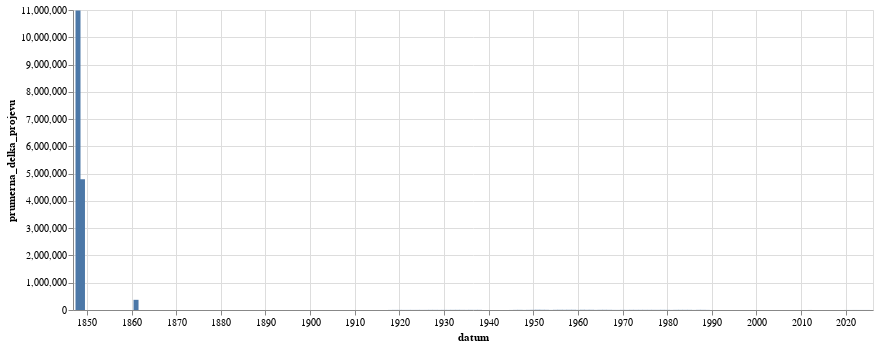

Notebook code cell kept with this figure:
### Code cell
alt.Chart(
    kontrola_delky.to_pandas(),
    width=800
).mark_bar().encode(
    alt.X('datum:T'),
    alt.Y('prumerna_delka_projevu:Q')
)

### Figure 1 — Vega-Lite specification as saved in the notebook (floating-point values rounded to 4 significant figures)
{"config": {"view": {"continuousWidth": 300, "continuousHeight": 300}}, "data": {"name": "data-4f8d343658c983cd82ad1cb68c81135f"}, "mark": {"type": "bar"}, "encoding": {"x": {"field": "datum", "type": "temporal"}, "y": {"field": "prumerna_delka_projevu", "type": "quantitative"}}, "width": 800, "$schema": "https://vega.github.io/schema/vega-lite/v5.8.0.json", "datasets": {"data-4f8d343658c983cd82ad1cb68c81135f": [{"datum": "1848-01-01T00:00:00", "delka_textu": 10977888, "id": 1, "prumerna_delka_projevu": 10980000.0}, {"datum": "1849-01-01T00:00:00", "delka_textu": 4798053, "id": 1, "prumerna_delka_projevu": 4798000.0}, {"datum": "1861-01-01T00:00:00", "delka_textu": 1866331, "id": 5, "prumerna_delka_projevu": 373300.0}, {"datum": "1918-01-01T00:00:00", "delka_textu": 1308443, "id": 614, "prumerna_delka_projevu": 2131.0}, {"datum": "1919-01-01T00:00:00", "delka_textu": 11771188, "id": 3547, "prumerna_delka_projevu": 3319.0}, {"datum": "1920-01-01T00:00:00", "delka_textu": 15926586, "id": 5453, "prumerna_delka_projevu": 2921.0}, {"datum": "1921-01-01T00:00:00", "delka_textu": 20437285, "id": 7757, "prumerna_delka_projevu": 2635.0}, {"datum": "1922-01-01T00:00:00", "delka_textu": 20898898, "id": 7529, "prumerna_delka_projevu": 2776.0}, {"datum": "1923-01-01T00:00:00", "delka_textu": 13311897, "id": 5073, "prumerna_delka_projevu": 2624.0}, {"datum": "1924-01-01T00:00:00", "delka_textu": 15589442, "id": 5343, "prumerna_delka_projevu": 2918.0}, {"datum": "1925-01-01T00:00:00", "delka_textu": 11591995, "id": 4424, "prumerna_delka_projevu": 2620.0}, {"datum": "1926-01-01T00:00:00", "delka_textu": 21210803, "id": 7054, "prumerna_delka_projevu": 3007.0}, {"datum": "1927-01-01T00:00:00", "delka_textu": 21239309, "id": 5937, "prumerna_delka_projevu": 3577.0}, {"datum": "1928-01-01T00:00:00", "delka_textu": 20975977, "id": 5897, "prumerna_delka_projevu": 3557.0}, {"datum": "1929-01-01T00:00:00", "delka_textu": 10188915, "id": 3778, "prumerna_delka_projevu": 2697.0}, {"datum": "1930-01-01T00:00:00", "delka_textu": 25519462, "id": 7354, "prumerna_delka_projevu": 3470.0}, {"datum": "1931-01-01T00:00:00", "delka_textu": 19390821, "id": 5951, "prumerna_delka_projevu": 3258.0}, {"datum": "1932-01-01T00:00:00", "delka_textu": 14154314, "id": 3532, "prumerna_delka_projevu": 4007.0}, {"datum": "1933-01-01T00:00:00", "delka_textu": 16610380, "id": 3946, "prumerna_delka_projevu": 4209.0}, {"datum": "1934-01-01T00:00:00", "delka_textu": 11769337, "id": 3141, "prumerna_delka_projevu": 3747.0}, {"datum": "1935-01-01T00:00:00", "delka_textu": 9461980, "id": 3279, "prumerna_delka_projevu": 2886.0}, {"datum": "1936-01-01T00:00:00", "delka_textu": 13148125, "id": 3164, "prumerna_delka_projevu": 4156.0}, {"datum": "1937-01-01T00:00:00", "delka_textu": 11189173, "id": 2993, "prumerna_delka_projevu": 3738.0}, {"datum": "1938-01-01T00:00:00", "delka_textu": 5776332, "id": 1493, "prumerna_delka_projevu": 3869.0}, {"datum": "1945-01-01T00:00:00", "delka_textu": 1277886, "id": 979, "prumerna_delka_projevu": 1305.0}, {"datum": "1946-01-01T00:00:00", "delka_textu": 10281562, "id": 2908, "prumerna_delka_projevu": 3536.0}, {"datum": "1947-01-01T00:00:00", "delka_textu": 9731040, "id": 2294, "prumerna_delka_projevu": 4242.0}, {"datum": "1948-01-01T00:00:00", "delka_textu": 6024013, "id": 2969, "prumerna_delka_projevu": 2029.0}, {"datum": "1949-01-01T00:00:00", "delka_textu": 3209005, "id": 828, "prumerna_delka_projevu": 3876.0}, {"datum": "1950-01-01T00:00:00", "delka_textu": 2031914, "id": 381, "prumerna_delka_projevu": 5333.0}, {"datum": "1951-01-01T00:00:00", "delka_textu": 2123712, "id": 285, "prumerna_delka_projevu": 7452.0}, {"datum": "1952-01-01T00:00:00", "delka_textu": 1890675, "id": 312, "prumerna_delka_projevu": 6060.0}, {"datum": "1953-01-01T00:00:00", "delka_textu": 1293157, "id": 241, "prumerna_delka_projevu": 5366.0}, {"datum": "1954-01-01T00:00:00", "delka_textu": 1245648, "id": 558, "prumerna_delka_projevu": 2232.0}, {"datum": "1955-01-01T00:00:00", "delka_textu": 852163, "id": 160, "prumerna_delka_projevu": 5326.0}, {"datum": "1956-01-01T00:00:00", "delka_textu": 1602917, "id": 251, "prumerna_delka_projevu": 6386.0}, {"datum": "1957-01-01T00:00:00", "delka_textu": 1396853, "id": 269, "prumerna_delka_projevu": 5193.0}, {"datum": "1958-01-01T00:00:00", "delka_textu": 1582527, "id": 249, "prumerna_delka_projevu": 6356.0}, {"datum": "1959-01-01T00:00:00", "delka_textu": 1501545, "id": 236, "prumerna_delka_projevu": 6362.0}, {"datum": "1960-01-01T00:00:00", "delka_textu": 1964429, "id": 587, "prumerna_delka_projevu": 3347.0}, {"datum": "1961-01-01T00:00:00", "delka_textu": 2011896, "id": 300, "prumerna_delka_projevu": 6706.0}, {"datum": "1962-01-01T00:00:00", "delka_textu": 940527, "id": 173, "prumerna_delka_projevu": 5437.0}, {"datum": "1963-01-01T00:00:00", "delka_textu": 1395546, "id": 232, "prumerna_delka_projevu": 6015.0}, {"datum": "1964-01-01T00:00:00", "delka_textu": 2826414, "id": 904, "prumerna_delka_projevu": 3127.0}, {"datum": "1965-01-01T00:00:00", "delka_textu": 1956229, "id": 379, "prumerna_delka_projevu": 5162.0}, {"datum": "1966-01-01T00:00:00", "delka_textu": 2274704, "id": 423, "prumerna_delka_projevu": 5378.0}, {"datum": "1967-01-01T00:00:00", "delka_textu": 1976796, "id": 423, "prumerna_delka_projevu": 4673.0}, {"datum": "1968-01-01T00:00:00", "delka_textu": 5060561, "id": 1791, "prumerna_delka_projevu": 2826.0}, {"datum": "1969-01-01T00:00:00", "delka_textu": 3843744, "id": 1506, "prumerna_delka_projevu": 2552.0}, {"datum": "1970-01-01T00:00:00", "delka_textu": 2985081, "id": 839, "prumerna_delka_projevu": 3558.0}, {"datum": "1971-01-01T00:00:00", "delka_textu": 2859277, "id": 898, "prumerna_delka_projevu": 3184.0}, {"datum": "1972-01-01T00:00:00", "delka_textu": 2280544, "id": 520, "prumerna_delka_projevu": 4386.0}, {"datum": "1973-01-01T00:00:00", "delka_textu": 2979739, "id": 736, "prumerna_delka_projevu": 4049.0}, {"datum": "1974-01-01T00:00:00", "delka_textu": 2907967, "id": 713, "prumerna_delka_projevu": 4078.0}, {"datum": "1975-01-01T00:00:00", "delka_textu": 3408676, "id": 786, "prumerna_delka_projevu": 4337.0}, {"datum": "1976-01-01T00:00:00", "delka_textu": 2391163, "id": 574, "prumerna_delka_projevu": 4166.0}, {"datum": "1977-01-01T00:00:00", "delka_textu": 2816429, "id": 681, "prumerna_delka_projevu": 4136.0}, {"datum": "1978-01-01T00:00:00", "delka_textu": 2887234, "id": 740, "prumerna_delka_projevu": 3902.0}, {"datum": "1979-01-01T00:00:00", "delka_textu": 2533411, "id": 568, "prumerna_delka_projevu": 4460.0}, {"datum": "1980-01-01T00:00:00", "delka_textu": 2585867, "id": 656, "prumerna_delka_projevu": 3942.0}, {"datum": "1981-01-01T00:00:00", "delka_textu": 1919602, "id": 807, "prumerna_delka_projevu": 2379.0}, {"datum": "1982-01-01T00:00:00", "delka_textu": 2876588, "id": 668, "prumerna_delka_projevu": 4306.0}, {"datum": "1983-01-01T00:00:00", "delka_textu": 3254328, "id": 764, "prumerna_delka_projevu": 4260.0}, {"datum": "1984-01-01T00:00:00", "delka_textu": 2680202, "id": 615, "prumerna_delka_projevu": 4358.0}, {"datum": "1985-01-01T00:00:00", "delka_textu": 2415556, "id": 571, "prumerna_delka_projevu": 4230.0}, {"datum": "1986-01-01T00:00:00", "delka_textu": 1615269, "id": 757, "prumerna_delka_projevu": 2134.0}, {"datum": "1987-01-01T00:00:00", "delka_textu": 2446550, "id": 564, "prumerna_delka_projevu": 4338.0}, {"datum": "1988-01-01T00:00:00", "delka_textu": 3158554, "id": 770, "prumerna_delka_projevu": 4102.0}, {"datum": "1989-01-01T00:00:00", "delka_textu": 4492653, "id": 1648, "prumerna_delka_projevu": 2726.0}, {"datum": "1990-01-01T00:00:00", "delka_textu": 16724694, "id": 15506, "prumerna_delka_projevu": 1079.0}, {"datum": "1991-01-01T00:00:00", "delka_textu": 27083982, "id": 30435, "prumerna_delka_projevu": 889.9}, {"datum": "1992-01-01T00:00:00", "delka_textu": 20751323, "id": 24687, "prumerna_delka_projevu": 840.6}, {"datum": "1993-01-01T00:00:00", "delka_textu": 8244927, "id": 8679, "prumerna_delka_projevu": 950.0}, {"datum": "1994-01-01T00:00:00", "delka_textu": 6973024, "id": 7215, "prumerna_delka_projevu": 966.5}, {"datum": "1995-01-01T00:00:00", "delka_textu": 8346508, "id": 8699, "prumerna_delka_projevu": 959.5}, {"datum": "1996-01-01T00:00:00", "delka_textu": 9116976, "id": 9319, "prumerna_delka_projevu": 978.3}, {"datum": "1997-01-01T00:00:00", "delka_textu": 15906704, "id": 15825, "prumerna_delka_projevu": 1005.0}, {"datum": "1998-01-01T00:00:00", "delka_textu": 11195037, "id": 10199, "prumerna_delka_projevu": 1098.0}, {"datum": "1999-01-01T00:00:00", "delka_textu": 18115160, "id": 17497, "prumerna_delka_projevu": 1035.0}, {"datum": "2000-01-01T00:00:00", "delka_textu": 18226555, "id": 20720, "prumerna_delka_projevu": 879.7}, {"datum": "2001-01-01T00:00:00", "delka_textu": 18019266, "id": 17250, "prumerna_delka_projevu": 1045.0}, {"datum": "2002-01-01T00:00:00", "delka_textu": 14181330, "id": 13836, "prumerna_delka_projevu": 1025.0}, {"datum": "2003-01-01T00:00:00", "delka_textu": 19100368, "id": 18751, "prumerna_delka_projevu": 1019.0}, {"datum": "2004-01-01T00:00:00", "delka_textu": 17510018, "id": 17551, "prumerna_delka_projevu": 997.7}, {"datum": "2005-01-01T00:00:00", "delka_textu": 25499668, "id": 23402, "prumerna_delka_projevu": 1090.0}, {"datum": "2006-01-01T00:00:00", "delka_textu": 17440476, "id": 17223, "prumerna_delka_projevu": 1013.0}, {"datum": "2007-01-01T00:00:00", "delka_textu": 17005037, "id": 14972, "prumerna_delka_projevu": 1136.0}, {"datum": "2008-01-01T00:00:00", "delka_textu": 18510426, "id": 16438, "prumerna_delka_projevu": 1126.0}, {"datum": "2009-01-01T00:00:00", "delka_textu": 19830937, "id": 18726, "prumerna_delka_projevu": 1059.0}, {"datum": "2010-01-01T00:00:00", "delka_textu": 12390974, "id": 11784, "prumerna_delka_projevu": 1052.0}, {"datum": "2011-01-01T00:00:00", "delka_textu": 18161187, "id": 16186, "prumerna_delka_projevu": 1122.0}, {"datum": "2012-01-01T00:00:00", "delka_textu": 15475388, "id": 13294, "prumerna_delka_projevu": 1164.0}, {"datum": "2013-01-01T00:00:00", "delka_textu": 9032640, "id": 9079, "prumerna_delka_projevu": 994.9}, {"datum": "2014-01-01T00:00:00", "delka_textu": 19881014, "id": 19255, "prumerna_delka_projevu": 1033.0}, {"datum": "2015-01-01T00:00:00", "delka_textu": 20499578, "id": 19756, "prumerna_delka_projevu": 1038.0}, {"datum": "2016-01-01T00:00:00", "delka_textu": 22004234, "id": 20863, "prumerna_delka_projevu": 1055.0}, {"datum": "2017-01-01T00:00:00", "delka_textu": 17708838, "id": 16510, "prumerna_delka_projevu": 1073.0}, {"datum": "2018-01-01T00:00:00", "delka_textu": 20808692, "id": 19111, "prumerna_delka_projevu": 1089.0}, {"datum": "2019-01-01T00:00:00", "delka_textu": 23960820, "id": 23340, "prumerna_delka_projevu": 1027.0}, {"datum": "2020-01-01T00:00:00", "delka_textu": 25459328, "id": 21865, "prumerna_delka_projevu": 1164.0}, {"datum": "2021-01-01T00:00:00", "delka_textu": 21326001, "id": 18350, "prumerna_delka_projevu": 1162.0}, {"datum": "2022-01-01T00:00:00", "delka_textu": 29028866, "id": 17983, "prumerna_delka_projevu": 1614.0}, {"datum": "2023-01-01T00:00:00", "delka_textu": 31612491, "id": 22229, "prumerna_delka_projevu": 1422.0}, {"datum": "2024-01-01T00:00:00", "delka_textu": 31092391, "id": 21275, "prumerna_delka_projevu": 1461.0}, {"datum": "2025-01-01T00:00:00", "delka_textu": 12528332, "id": 9313, "prumerna_delka_projevu": 1345.0}]}}
